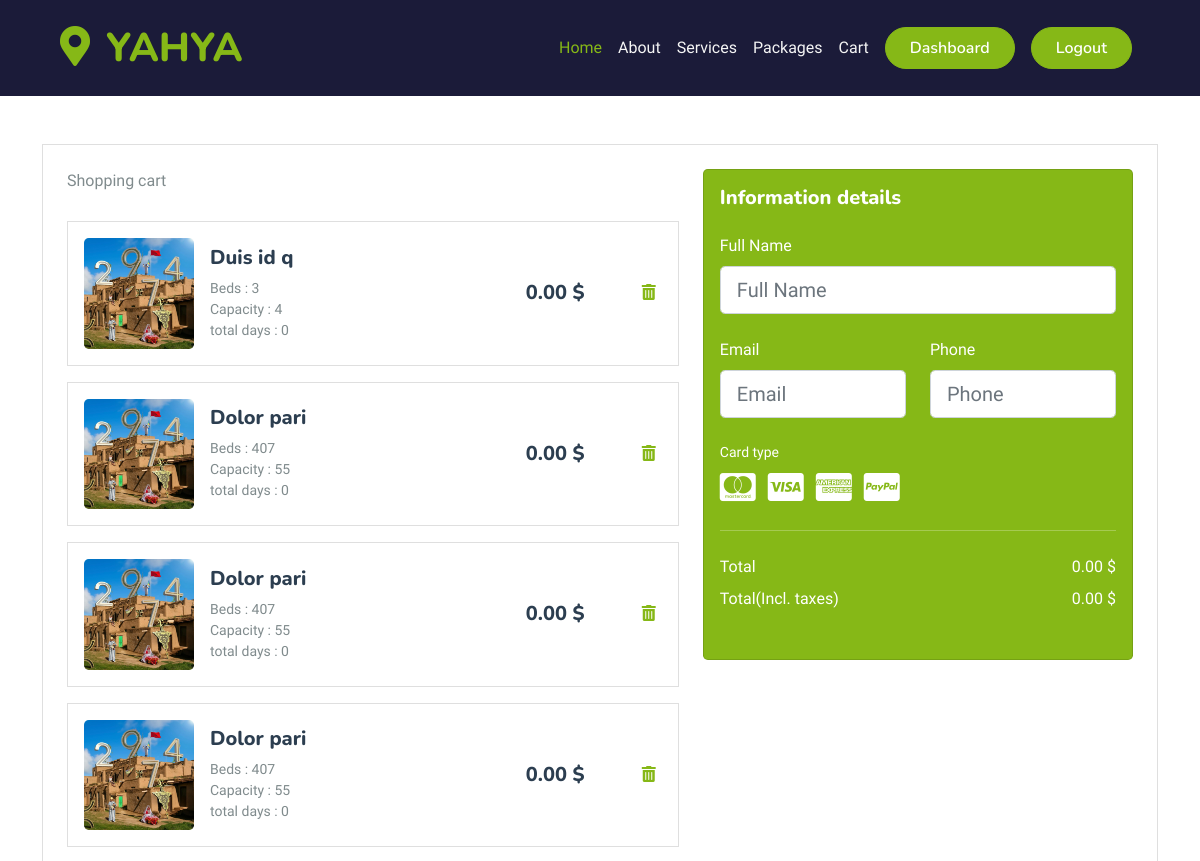
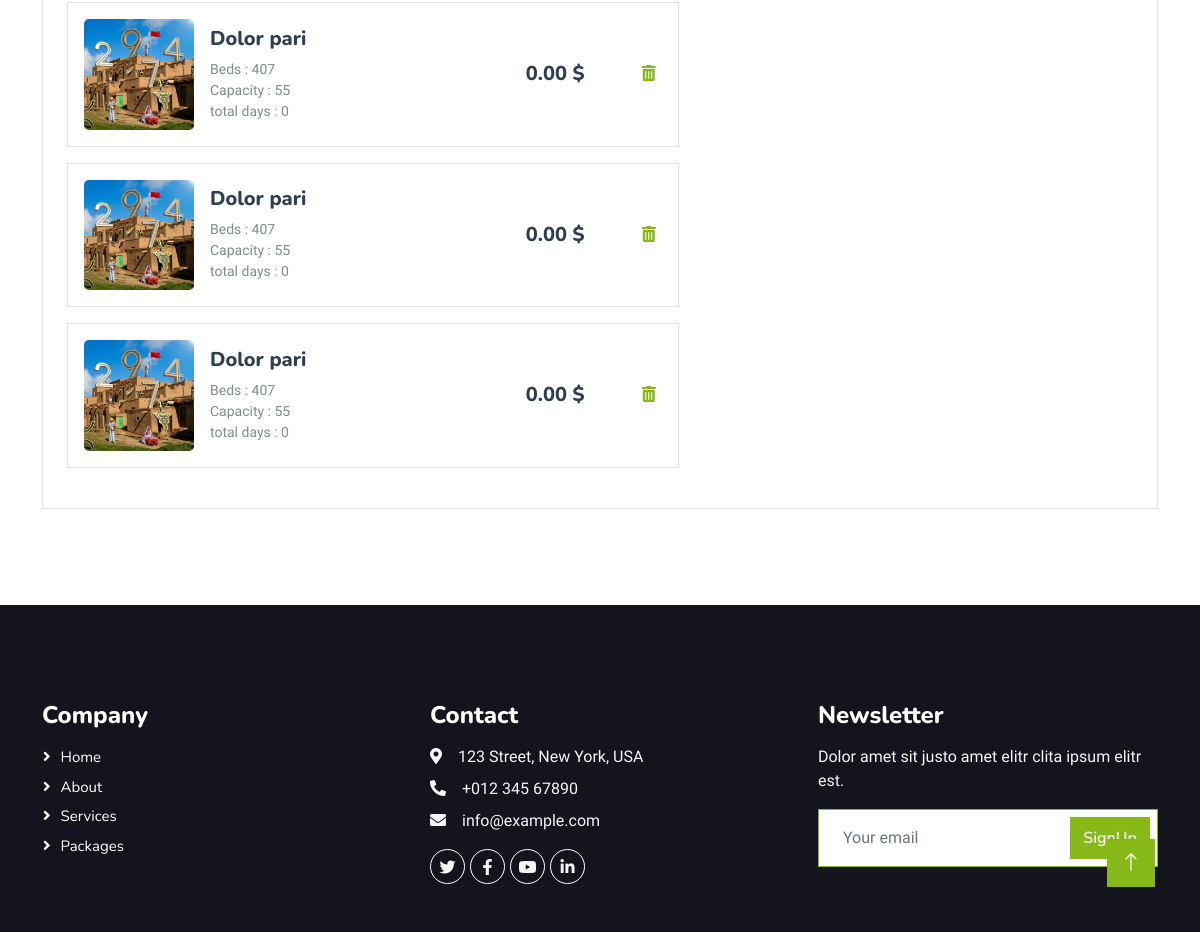
The page /checkout/ (signed in) on the database as committed earlier (2 pictures, top to bottom).
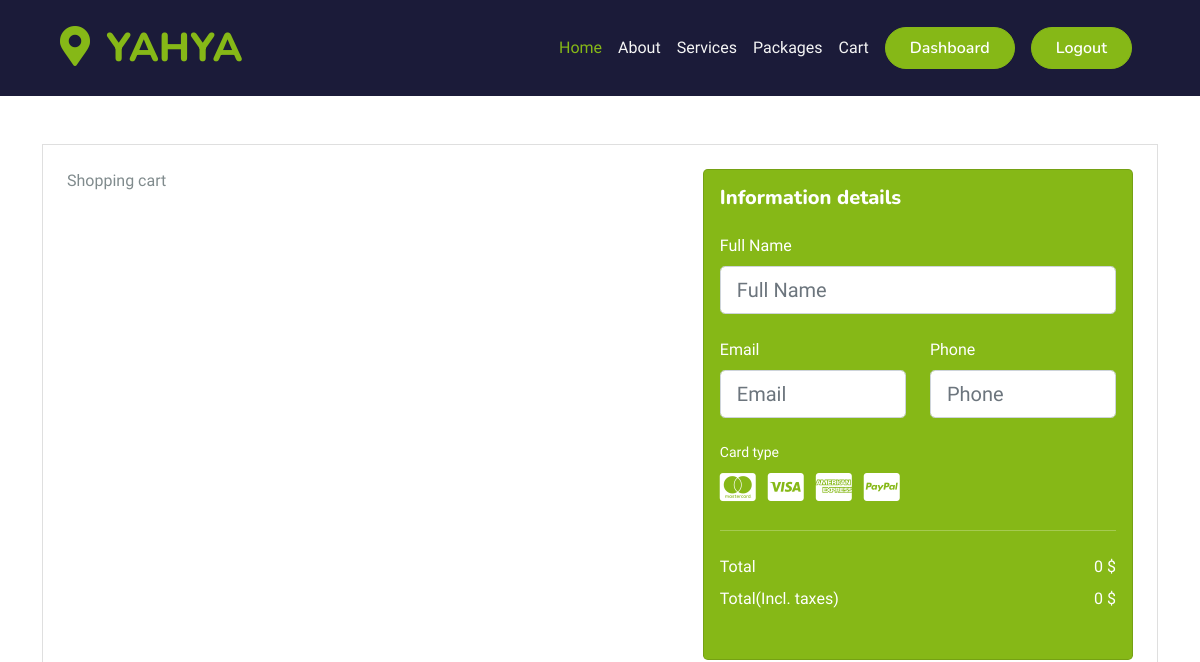
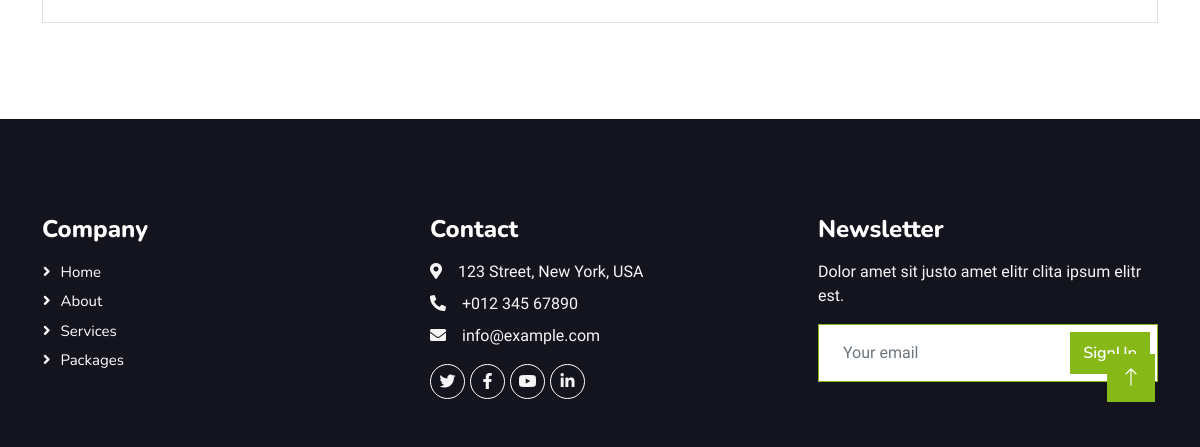
The same page on the database as committed later (2 pictures, top to bottom).
### hotel/models.py (models this page shows, shortened)
class Booking(models.Model):
    user = models.ForeignKey(User, on_delete=models.SET_NULL, null=True, blank=True)
    payment_status = models.CharField(max_length=100, choices=PAYMENT_STATUS ,default='pending')
    full_name = models.CharField(max_length=200,null=True, blank=True)
    email = models. EmailField(max_length=200,null=True, blank=True)
    phone = models.CharField(max_length=200,null=True, blank=True)
    hotel = models.ForeignKey(Hotel, on_delete=models.SET_NULL, null=True, blank=True)
    room_type = models.ForeignKey(RoomType, on_delete=models.SET_NULL, null=True, blank=True)
    room = models.ManyToManyField(Room)
    before_discount = models.DecimalField(max_digits=12, decimal_places=2, default=0.00)
    total = models.DecimalField(max_digits=12, decimal_places=2, default=0.00)
    saved = models.DecimalField(max_digits=12, decimal_places=2, default=0.00)
    check_in_date = models.DateField()
    check_out_date = models.DateField()
    total_days = models.PositiveIntegerField(default=0)
    num_adults = models.PositiveIntegerField(default=0)
    num_children = models.PositiveIntegerField(default=1)
    checked_in = models.BooleanField(default=False)
    checked_out = models.BooleanField(default=False)
    is_active = models.BooleanField(default=False)
    checked_in_tracker = models.BooleanField(default=False)
    checked_out_tracker = models.BooleanField(default=False)
    date = models.DateTimeField (auto_now_add=True)
    stripe_payment_intent = models.CharField(max_length=1000, null=True, blank=True)
    success_id = ShortUUIDField(unique=True, length=10, max_length=20, alphabet="abcdefghijklmnopqrstuvwxyz", null=True, blank=True)
    booking_id = ShortUUIDField(unique=True, length=10, max_length=20, alphabet="abcdefghijklmnopqrstuvwxyz")

class Hotel(models.Model):
    user = models.ForeignKey(User, on_delete=models.SET_NULL, null=True)
    name = models.CharField(max_length=100, null=True)
    description= CKEditor5Field(null=True, blank=True , config_name="extends")
    image = models.FileField(upload_to="hotel_galley")
    address = models.CharField(max_length=200)
    mobile = models.CharField(max_length=200)
    email = models. EmailField(max_length=100)
    status = models.CharField(max_length=20, choices=HOTEL_STATUS, default="Live")
    tags = models.CharField(max_length=200, help_text="Seperate tags with comma")
    views = models.IntegerField(default=0)
    featured = models.BooleanField(default=False)
    hid = ShortUUIDField(unique=True, length=10, max_length=20, alphabet="abcdefghijklmnopqrstuvwxyz")
    slug= models.SlugField (unique=True)
    date = models.DateTimeField(auto_now_add=True)

class RoomType(models.Model):
    hotel = models.ForeignKey(Hotel, on_delete=models.CASCADE)
    type = models.CharField(max_length=10)
    price = models.DecimalField(max_digits=12, decimal_places=2, default=0.00)
    number_of_beds = models.PositiveIntegerField(default=0)
    room_capacity = models.PositiveIntegerField(default=0)
    rtid = ShortUUIDField(unique=True, length=10, max_length=20, alphabet="abcdefghijklmnopqrstuvwxyz")
    slug= models.SlugField(unique=True)
    date= models.DateTimeField(auto_now_add=True)
    class Meta:
        verbose_name_plural = "Room Types"

### hotel/views.py (the view, shortened to what this page needs)
# urls.py: path("checkout/", views.checkout, name="checkout"),
def checkout(request):
    if request.user.is_authenticated:
        try:
            user = request.user
            booking = Booking.objects.filter(user=user,payment_status='pending')
            TOTAL = 0
            for x in booking:
                TOTAL += x.total
            context = {
                "booking": booking,
                "TOTAL": TOTAL,
            }
            return render(request, "hotel/checkout.html", context)
        except Booking.DoesNotExist:
            return render(request, "hotel/checkout.html")  # Or show a custom message/page
    next = request.POST.get('next', '/user/sign-in/')
    return HttpResponseRedirect(next)

### templates/hotel/checkout.html (shortened to what the changed rows need)
{% extends "base/base.html" %}
{% load static %}
{% block content %}
<section class="h-100 h-custom">
  <div class="container py-5 h-100">
    <div class="row d-flex justify-content-center align-items-center h-100">
      <div class="col">
        <div class="card">
          <div class="card-body p-4">
            <div class="row">
              <div class="col-lg-7">
                {% for bkRoom in booking %}
                <div class="card mb-3">
                  <div class="card-body">
                    <div class="d-flex justify-content-between">
                      <div class="d-flex flex-row align-items-center">
                        <div>
                          <img
                            src="{{bkRoom.hotel.image.url}}"
                            class="img-fluid rounded-3" alt="Shopping item"
                            style="width: 110px;">
                        </div>
                        <div class="ms-3">
                          <h5>{{ bkRoom.room_type.type }}</h5>
                          <p class="small mb-0">Beds :
                            {{bkRoom.room_type.number_of_beds}}</p>
                          <p class="small mb-0">Capacity :
                            {{bkRoom.room_type.room_capacity}}</p>
                          <p class="small mb-0">total days :
                            {{bkRoom.total_days}}</p>
                        </div>
                      </div>
                      <div class="d-flex flex-row align-items-center">
                        <div style="width: 110px;">
                          <h5 class="mb-0">{{bkRoom.total}} $</h5>
                        </div>
                        <form method="POST"
                          action="{% url 'hotel:deleteFromcheckout' bkRoom.id %}">
                          <button style="background: transparent; border: none;" type="submit"><i
                              class="fas fa-trash-alt" style="color: #86B817;"></i></button>
                        </form>
                      </div>
                    </div>
                  </div>
                </div>
                {% endfor %}
              </div>
              <div class="col-lg-5">
                <div class="card bg-primary text-white rounded-3">
                  <div class="card-body">
                    <form class="mt-4" method="get">
                      <div class="d-flex justify-content-between">
                        <p class="mb-2">Total</p>
                        <p class="mb-2">{{TOTAL}} $</p>
                      </div>
                      <div class="d-flex justify-content-between mb-4">
                        <p class="mb-2">Total(Incl. taxes)</p>
                        <p class="mb-2">{{TOTAL}} $</p>
                      </div>
                      </form>
                    </div>
                  </div>
                </div>
              </div>
            </div>
          </div>
        </div>
      </div>
    </div>
</section>
{% endblock %}

Rows that differ between the two databases and show on the page:
removed Booking: hotel.image (picture), room_type.type "Duis id q", room_type.number_of_beds "3", room_type.room_capacity "4", total_days "0", total "0.00"
removed Booking: hotel.image (picture), room_type.type "Dolor pari", room_type.number_of_beds "407", room_type.room_capacity "55", total_days "0", total "0.00"
removed Booking: hotel.image (picture), room_type.type "Dolor pari", room_type.number_of_beds "407", room_type.room_capacity "55", total_days "0", total "0.00"
removed Booking: hotel.image (picture), room_type.type "Dolor pari", room_type.number_of_beds "407", room_type.room_capacity "55", total_days "0", total "0.00"
removed Booking: hotel.image (picture), room_type.type "Dolor pari", room_type.number_of_beds "407", room_type.room_capacity "55", total_days "0", total "0.00"
removed Booking: hotel.image (picture), room_type.type "Dolor pari", room_type.number_of_beds "407", room_type.room_capacity "55", total_days "0", total "0.00"
removed Booking: hotel.image (picture), room_type.type "Dolor pari", room_type.number_of_beds "407", room_type.room_capacity "55", total_days "0", total "0.00"
Other text that changed with them:
{{ TOTAL }}: "0.00" → "0"
